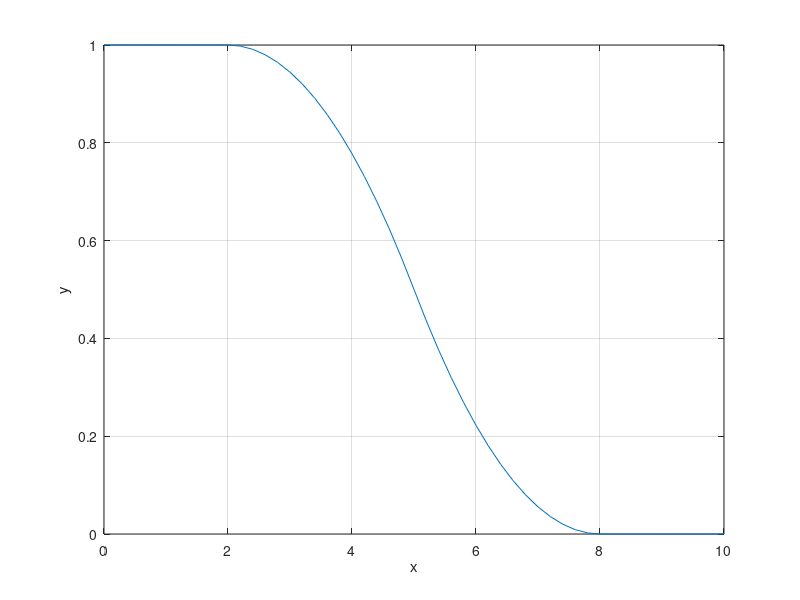

Here is the MATLAB script that generated this plot:
%{
% Z-ПОДІБНА ФУНКЦІЯ НАЛЕЖНОСТІ (Z-shaped Membership Function)
% ============================================================
% Призначення: Демонстрація zmf - Z-подібної функції належності
% Функція створює плавний перехід від 1 до 0 (спадна крива)
%
% Формула (кубічна сплайнова інтерполяція):
%   μ(x) = 1,                      якщо x ≤ a
%   μ(x) = 1 - 2((x-a)/(b-a))²,    якщо a ≤ x ≤ (a+b)/2
%   μ(x) = 2((x-b)/(b-a))²,        якщо (a+b)/2 ≤ x ≤ b
%   μ(x) = 0,                      якщо x ≥ b
%
% Параметри zmf: [a, b]
%   a - точка початку спаду (де μ=1→)
%   b - точка завершення спаду (де μ=0)
%   (a+b)/2 - точка перегину (де μ=0.5)
%
% У цьому прикладі: [2, 8]
%   - Спад починається в x=2
%   - Спад завершується в x=8
%   - Точка перегину в x=5
%
% Особливості:
%   - Дзеркальна протилежність до smf
%   - Гладкий спад (поліном 3-го степеня)
%   - Чіткі межі переходу
%
% Зв'язок з smf:
%   zmf(x,[a,b]) = 1 - smf(x,[a,b])
%
% Застосування: Моделювання "поступового зменшення",
% "менше або рівне", поняття "не більше ніж X",
% класифікація спадних характеристик
%}

% Створення вектора значень x від 0 до 10 з кроком 0.2
x = (0:0.2:10);

% Обчислення Z-подібної функції та побудова графіка
% Параметри [2 8]: спад від 1 до 0 в інтервалі x∈[2,8]
plot(x, zmf(x, [2 8]));

% Додавання сітки для аналізу точок спаду
grid;

% Підпис вертикальної осі (ступінь належності 1→0)
ylabel('y');

% Підпис горизонтальної осі (значення змінної)
xlabel('x')